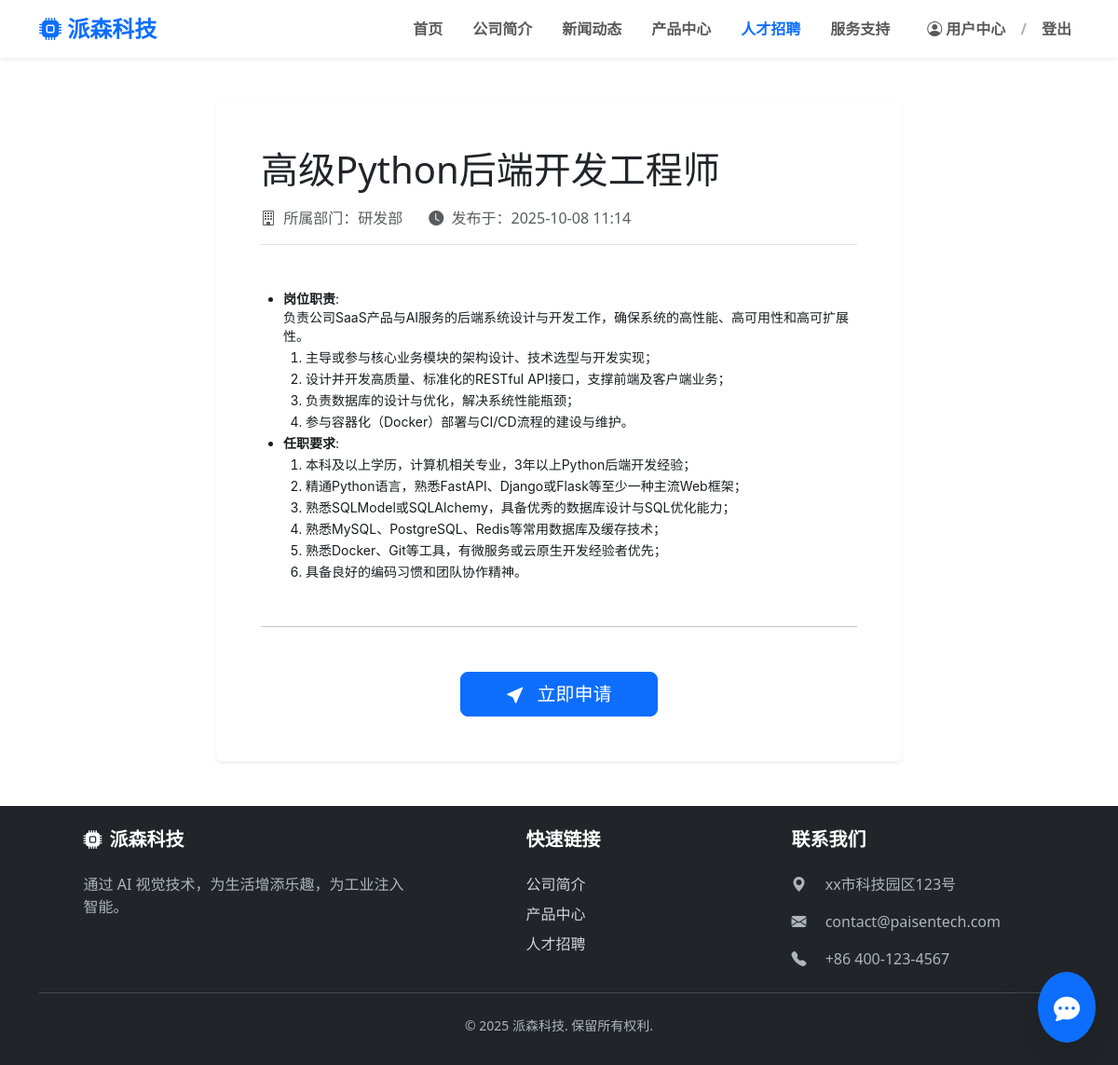
The page /recruitment/job/2 on the database its author committed.
### models/job_position.py (models this page shows, shortened)
class JobPosition(SQLModel, table=True):
    __tablename__ = "job_position"
    id: Optional[int] = Field(default=None, primary_key=True)
    title: str = Field(index=True, description="职位名称")
    department: str = Field(description="所属部门")
    content: str = Field(description="岗位职责")
    is_active: bool = Field(default=True, description="是否激活")
    created_at: datetime = Field(default_factory=datetime.utcnow)
    applications: List["ApplicationRecord"] = Relationship(back_populates="job_position")

### routers/recruitment.py (the view)
@router.get("/job/{job_id}", response_class=HTMLResponse)
async def get_job_detail(request: Request, job_id: int,
                              session: Session = Depends(get_session)):
    job_detail = session.get(JobPosition, job_id)
    if not job_detail or not job_detail.is_active:
        raise HTTPException(status_code=404, detail="岗位不存在或已失效")
    return templates.TemplateResponse(request,"recruitment/detail.html", {
        "active_page": "recruitment", "job_detail": job_detail
    })

### templates/recruitment/detail.html (shortened to what this page needs)
{% extends "base.html" %}
{% block content %}
<div class="container py-5">
    <div class="row justify-content-center">
        <div class="col-lg-10 col-xl-8">
            <div class="bg-white p-4 p-md-5 rounded shadow-sm">
                {% if job_detail %}
                    <h1 class="mb-3">{{ job_detail.title }}</h1>
                    <div class="text-muted mb-5 border-bottom pb-3">
                        <span class="me-4">
                            <i class="bi bi-building me-1"></i>
                            所属部门：{{ job_detail.department }}
                        </span>
                        <span>
                            <i class="bi bi-clock-fill me-1"></i>
                            发布于：{{ job_detail.created_at | format_local_time }}
                        </span>
                    </div>
                    <div class="article-content">
                        {{ job_detail.content | safe }}
                    </div>
                    <hr class="my-5">
                    <div class="text-center">
					    <a href="{{ url_for('get_application_form', job_id=job_detail.id) }}"
                            class="btn btn-primary btn-lg px-5">
                            <i class="bi bi-cursor-fill me-2"></i> 立即申请
                        </a>
                    </div>
                {% else %}
                    <div class="alert alert-warning" role="alert">
                        未能找到该招聘岗位的信息。
                    </div>
                {% endif %}
            </div>
        </div>
    </div>
</div>
{% endblock %}

### rows shown on the page
JobPosition: title "高级Python后端开发工程师", department "研发部", created_at "2025-10-08 11:14", content "岗位职责 : 负责公司SaaS产品与AI服务的后端系统设计与开发工作，确保系统的高性能、高可用性和高可扩展性。 主导或参与核心业务模块的架构设计、技术选型与开发实现； 设计并开发高质量、标准化的RESTful API接口，支撑前端及客户端业务； 负责数据库的设计与优化，解决系统性能瓶颈； 参与容器化（Docker）部署与CI/CD流程的建设与维护。 任职要求 : 本科及以上学历，计算机相关专业，3年以上Python后端开发经验； 精通Python语言，熟悉FastAPI、Django或Flask等至少一种主流Web框架； 熟悉SQLModel或SQLAlchemy，具备优秀的数据库设计与SQL优化能力； 熟悉MySQL、PostgreSQL、Redis等常用数据库及缓存技术； 熟悉Docker、Git等工具，有微服务或云原生开发经验者优先； 具备良好的编码习惯和团队协作精神。"
